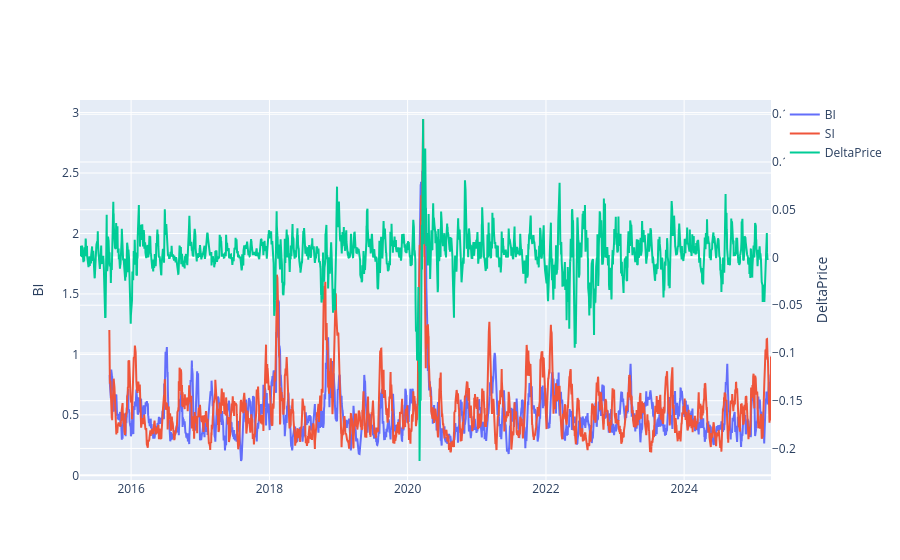

The notebook cell saved with this chart:
### Code cell
plot_multi_time_series(
    [df["BI"], df["SI"], df["DeltaPrice"]],
    yn_list=["y1", "y1", "y2"],
    ypos_left=[True, True, False],
)

### Figure 1 — Plotly figure (JSON) as saved in the notebook; plotly's stock layout.template omitted (floating-point values rounded to 4 significant figures; data arrays with more than 128 entries replaced by an {"elided": "..."} marker saying what was removed)
{"data": [{"name": "BI", "type": "scatter", "x": {"elided": "2517 str values"}, "y": {"elided": "2517 float values"}, "yaxis": "y"}, {"name": "SI", "type": "scatter", "x": {"elided": "2517 str values"}, "y": {"elided": "2517 float values"}, "yaxis": "y"}, {"name": "DeltaPrice", "type": "scatter", "x": {"elided": "2517 str values"}, "y": {"elided": "2517 float values"}, "yaxis": "y2"}], "layout": {"xaxis": {"domain": [0, 1]}, "yaxis": {"side": "left", "title": {"text": "BI"}}, "yaxis2": {"anchor": "x", "overlaying": "y", "side": "right", "title": {"text": "DeltaPrice"}}}}
